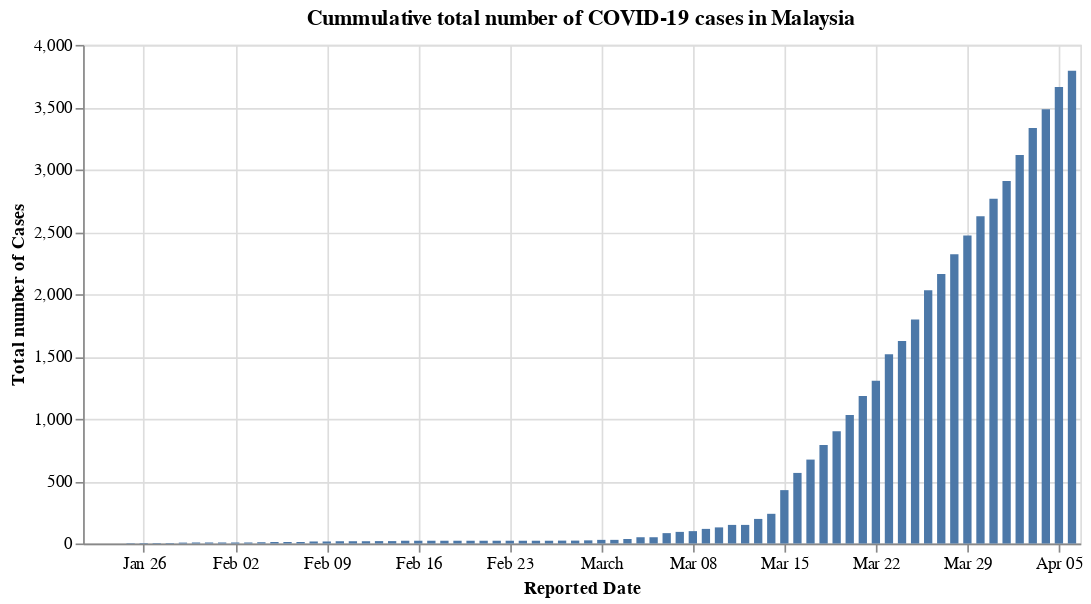

The code cell stored with this chart in its notebook:
### Code cell
#hide_input
alt.Chart(df_confirmed_my).mark_bar().encode(
    x='Reported Date:T',
    y='Total number of Cases:Q'
).properties(
    width=600,
    title='Cummulative total number of COVID-19 cases in Malaysia'
)

### Figure 1 — Vega-Lite specification as saved in the notebook (floating-point values rounded to 4 significant figures)
{"config": {"view": {"continuousWidth": 400, "continuousHeight": 300}}, "data": {"name": "data-79e36db4971ab48deee1136e387f5692"}, "mark": "bar", "encoding": {"x": {"type": "temporal", "field": "Reported Date"}, "y": {"type": "quantitative", "field": "Total number of Cases"}}, "title": "Cummulative total number of COVID-19 cases in Malaysia", "width": 600, "$schema": "https://vega.github.io/schema/vega-lite/v4.8.1.json", "datasets": {"data-79e36db4971ab48deee1136e387f5692": [{"Reported Date": "2020-01-22T00:00:00", "Total number of Cases": 0}, {"Reported Date": "2020-01-23T00:00:00", "Total number of Cases": 0}, {"Reported Date": "2020-01-24T00:00:00", "Total number of Cases": 0}, {"Reported Date": "2020-01-25T00:00:00", "Total number of Cases": 3}, {"Reported Date": "2020-01-26T00:00:00", "Total number of Cases": 4}, {"Reported Date": "2020-01-27T00:00:00", "Total number of Cases": 4}, {"Reported Date": "2020-01-28T00:00:00", "Total number of Cases": 4}, {"Reported Date": "2020-01-29T00:00:00", "Total number of Cases": 7}, {"Reported Date": "2020-01-30T00:00:00", "Total number of Cases": 8}, {"Reported Date": "2020-01-31T00:00:00", "Total number of Cases": 8}, {"Reported Date": "2020-02-01T00:00:00", "Total number of Cases": 8}, {"Reported Date": "2020-02-02T00:00:00", "Total number of Cases": 8}, {"Reported Date": "2020-02-03T00:00:00", "Total number of Cases": 8}, {"Reported Date": "2020-02-04T00:00:00", "Total number of Cases": 10}, {"Reported Date": "2020-02-05T00:00:00", "Total number of Cases": 12}, {"Reported Date": "2020-02-06T00:00:00", "Total number of Cases": 12}, {"Reported Date": "2020-02-07T00:00:00", "Total number of Cases": 12}, {"Reported Date": "2020-02-08T00:00:00", "Total number of Cases": 16}, {"Reported Date": "2020-02-09T00:00:00", "Total number of Cases": 16}, {"Reported Date": "2020-02-10T00:00:00", "Total number of Cases": 18}, {"Reported Date": "2020-02-11T00:00:00", "Total number of Cases": 18}, {"Reported Date": "2020-02-12T00:00:00", "Total number of Cases": 18}, {"Reported Date": "2020-02-13T00:00:00", "Total number of Cases": 19}, {"Reported Date": "2020-02-14T00:00:00", "Total number of Cases": 19}, {"Reported Date": "2020-02-15T00:00:00", "Total number of Cases": 22}, {"Reported Date": "2020-02-16T00:00:00", "Total number of Cases": 22}, {"Reported Date": "2020-02-17T00:00:00", "Total number of Cases": 22}, {"Reported Date": "2020-02-18T00:00:00", "Total number of Cases": 22}, {"Reported Date": "2020-02-19T00:00:00", "Total number of Cases": 22}, {"Reported Date": "2020-02-20T00:00:00", "Total number of Cases": 22}, {"Reported Date": "2020-02-21T00:00:00", "Total number of Cases": 22}, {"Reported Date": "2020-02-22T00:00:00", "Total number of Cases": 22}, {"Reported Date": "2020-02-23T00:00:00", "Total number of Cases": 22}, {"Reported Date": "2020-02-24T00:00:00", "Total number of Cases": 22}, {"Reported Date": "2020-02-25T00:00:00", "Total number of Cases": 22}, {"Reported Date": "2020-02-26T00:00:00", "Total number of Cases": 22}, {"Reported Date": "2020-02-27T00:00:00", "Total number of Cases": 23}, {"Reported Date": "2020-02-28T00:00:00", "Total number of Cases": 23}, {"Reported Date": "2020-02-29T00:00:00", "Total number of Cases": 25}, {"Reported Date": "2020-03-01T00:00:00", "Total number of Cases": 29}, {"Reported Date": "2020-03-02T00:00:00", "Total number of Cases": 29}, {"Reported Date": "2020-03-03T00:00:00", "Total number of Cases": 36}, {"Reported Date": "2020-03-04T00:00:00", "Total number of Cases": 50}, {"Reported Date": "2020-03-05T00:00:00", "Total number of Cases": 50}, {"Reported Date": "2020-03-06T00:00:00", "Total number of Cases": 83}, {"Reported Date": "2020-03-07T00:00:00", "Total number of Cases": 93}, {"Reported Date": "2020-03-08T00:00:00", "Total number of Cases": 99}, {"Reported Date": "2020-03-09T00:00:00", "Total number of Cases": 117}, {"Reported Date": "2020-03-10T00:00:00", "Total number of Cases": 129}, {"Reported Date": "2020-03-11T00:00:00", "Total number of Cases": 149}, {"Reported Date": "2020-03-12T00:00:00", "Total number of Cases": 149}, {"Reported Date": "2020-03-13T00:00:00", "Total number of Cases": 197}, {"Reported Date": "2020-03-14T00:00:00", "Total number of Cases": 238}, {"Reported Date": "2020-03-15T00:00:00", "Total number of Cases": 428}, {"Reported Date": "2020-03-16T00:00:00", "Total number of Cases": 566}, {"Reported Date": "2020-03-17T00:00:00", "Total number of Cases": 673}, {"Reported Date": "2020-03-18T00:00:00", "Total number of Cases": 790}, {"Reported Date": "2020-03-19T00:00:00", "Total number of Cases": 900}, {"Reported Date": "2020-03-20T00:00:00", "Total number of Cases": 1030}, {"Reported Date": "2020-03-21T00:00:00", "Total number of Cases": 1183}, {"Reported Date": "2020-03-22T00:00:00", "Total number of Cases": 1306}, {"Reported Date": "2020-03-23T00:00:00", "Total number of Cases": 1518}, {"Reported Date": "2020-03-24T00:00:00", "Total number of Cases": 1624}, {"Reported Date": "2020-03-25T00:00:00", "Total number of Cases": 1796}, {"Reported Date": "2020-03-26T00:00:00", "Total number of Cases": 2031}, {"Reported Date": "2020-03-27T00:00:00", "Total number of Cases": 2161}, {"Reported Date": "2020-03-28T00:00:00", "Total number of Cases": 2320}, {"Reported Date": "2020-03-29T00:00:00", "Total number of Cases": 2470}, {"Reported Date": "2020-03-30T00:00:00", "Total number of Cases": 2626}, {"Reported Date": "2020-03-31T00:00:00", "Total number of Cases": 2766}, {"Reported Date": "2020-04-01T00:00:00", "Total number of Cases": 2908}, {"Reported Date": "2020-04-02T00:00:00", "Total number of Cases": 3116}, {"Reported Date": "2020-04-03T00:00:00", "Total number of Cases": 3333}, {"Reported Date": "2020-04-04T00:00:00", "Total number of Cases": 3483}, {"Reported Date": "2020-04-05T00:00:00", "Total number of Cases": 3662}, {"Reported Date": "2020-04-06T00:00:00", "Total number of Cases": 3793}]}}
